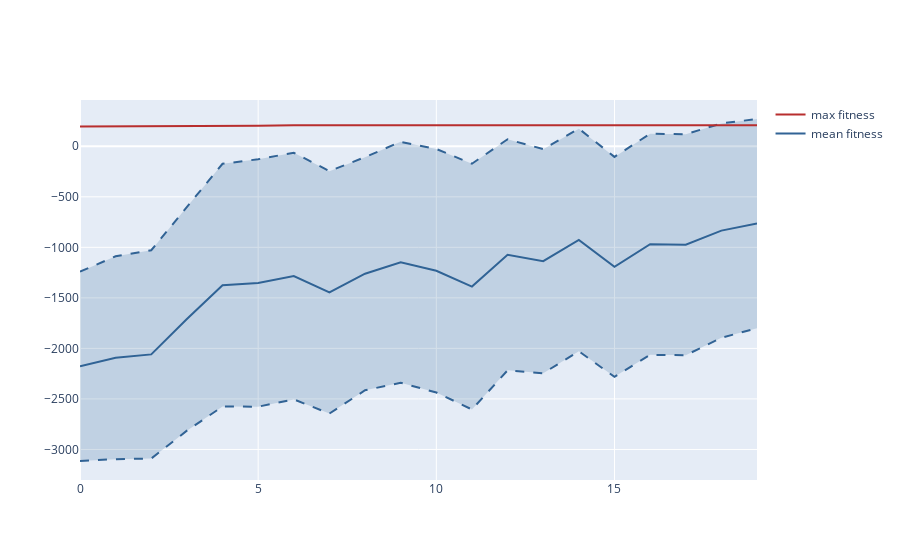

The notebook cell saved with this chart:
### Code cell
fig = go.Figure()        
colors = copy(px.colors.qualitative.G10)
color=colors.pop()
fig.add_scatter(
    name="mean fitness",
    x=mean_values.index,
    y=mean_values,
    mode="lines",
    line=dict(color=color)
            )
fig.add_scatter(
    name="upper fitness",
    x=mean_values.index,
    y=mean_values - std_values,
    mode="lines",
    line=dict(dash='dash', color=color), showlegend=False
            )
fig.add_scatter(
    name="lower fitness",
    x=mean_values.index,
    y=mean_values + std_values,
    mode="lines",
    line=dict(dash='dash', color=color),
    fill="tonexty",
    fillcolor='rgba' + str(hex_to_rgba(color, 0.2)), showlegend=False
)
fig.add_scatter(
    name="max fitness",
    x=mean_values.index,
    y=max_values,
    mode="lines",
    line=dict(color=colors.pop())
)

fig.show()

### Figure 1 — Plotly figure (JSON) as saved in the notebook; plotly's stock layout.template omitted (floating-point values rounded to 4 significant figures)
{"data": [{"line": {"color": "#316395"}, "mode": "lines", "name": "mean fitness", "type": "scatter", "x": [0, 1, 2, 3, 4, 5, 6, 7, 8, 9, 10, 11, 12, 13, 14, 15, 16, 17, 18, 19], "y": [-2178.0, -2092.0, -2059.0, -1710.0, -1374.0, -1352.0, -1284.0, -1445.0, -1261.0, -1148.0, -1232.0, -1388.0, -1074.0, -1137.0, -926.8, -1193.0, -969.3, -973.7, -834.4, -764.7]}, {"line": {"color": "#316395", "dash": "dash"}, "mode": "lines", "name": "upper fitness", "showlegend": false, "type": "scatter", "x": [0, 1, 2, 3, 4, 5, 6, 7, 8, 9, 10, 11, 12, 13, 14, 15, 16, 17, 18, 19], "y": [-3114.0, -3096.0, -3090.0, -2814.0, -2575.0, -2577.0, -2504.0, -2644.0, -2414.0, -2340.0, -2437.0, -2605.0, -2217.0, -2246.0, -2028.0, -2281.0, -2063.0, -2067.0, -1895.0, -1799.0]}, {"fill": "tonexty", "fillcolor": "rgba(49, 99, 149, 0.2)", "line": {"color": "#316395", "dash": "dash"}, "mode": "lines", "name": "lower fitness", "showlegend": false, "type": "scatter", "x": [0, 1, 2, 3, 4, 5, 6, 7, 8, 9, 10, 11, 12, 13, 14, 15, 16, 17, 18, 19], "y": [-1241.0, -1089.0, -1029.0, -605.6, -173.4, -128.2, -63.89, -245.8, -107.4, 44.2, -26.63, -172.3, 69.37, -28.09, 174.3, -105.0, 124.8, 119.8, 226.1, 270.0]}, {"line": {"color": "#B82E2E"}, "mode": "lines", "name": "max fitness", "type": "scatter", "x": [0, 1, 2, 3, 4, 5, 6, 7, 8, 9, 10, 11, 12, 13, 14, 15, 16, 17, 18, 19], "y": [196.5, 196.5, 198.8, 198.8, 198.8, 203.6, 209.3, 209.3, 209.3, 209.3, 209.3, 209.3, 209.3, 209.3, 209.3, 209.3, 209.3, 209.3, 209.3, 209.3]}], "layout": {"autosize": true, "xaxis": {"autorange": true, "range": [0, 19], "type": "linear"}, "yaxis": {"autorange": true, "range": [-3302.0, 458.0], "type": "linear"}}}
